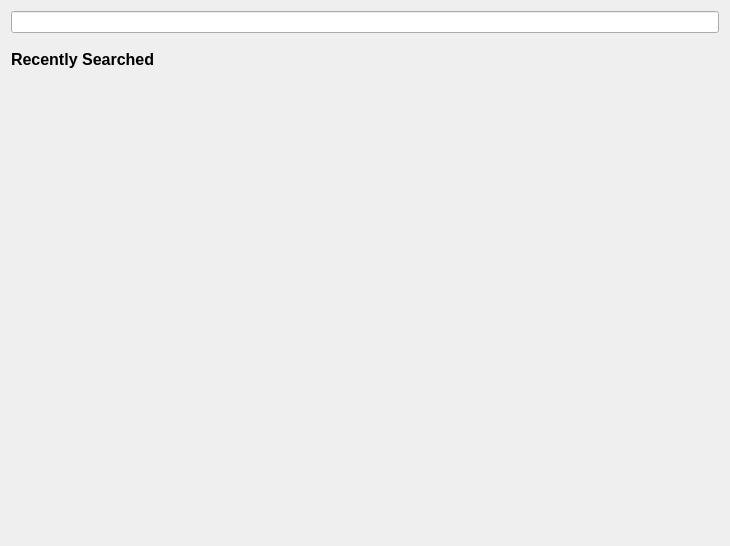
<?xml version="1.0" encoding="UTF-8"?>
<ui version="4.0">
 <class>History</class>
 <widget class="QWidget" name="History">
  <property name="geometry">
   <rect>
    <x>0</x>
    <y>0</y>
    <width>730</width>
    <height>546</height>
   </rect>
  </property>
  <property name="windowTitle">
   <string>Form</string>
  </property>
  <layout class="QVBoxLayout" name="verticalLayout" stretch="1,1,10,0">
   <item>
    <widget class="SearchBox" name="lineEdit"/>
   </item>
   <item>
    <widget class="QLabel" name="label">
     <property name="font">
      <font>
       <pointsize>12</pointsize>
       <bold>true</bold>
      </font>
     </property>
     <property name="text">
      <string>Recently Searched</string>
     </property>
    </widget>
   </item>
   <item>
    <widget class="QWidget" name="widget" native="true"/>
   </item>
   <item>
    <spacer name="verticalSpacer">
     <property name="orientation">
      <enum>Qt::Vertical</enum>
     </property>
     <property name="sizeHint" stdset="0">
      <size>
       <width>20</width>
       <height>40</height>
      </size>
     </property>
    </spacer>
   </item>
  </layout>
 </widget>
 <customwidgets>
  <customwidget>
   <class>SearchBox</class>
   <extends>QLineEdit</extends>
   <header>searchbox.h</header>
  </customwidget>
 </customwidgets>
 <resources/>
 <connections/>
</ui>
